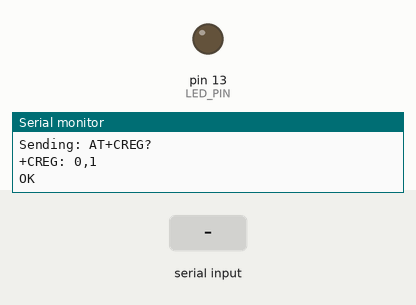
Bench run of a sketch on a simulated Arduino Uno, built with avr-gcc and run on an emulated ATmega328P. On the bench: output pins drawn as LEDs (lit = HIGH), the last lines printed to the serial monitor. The inputs (shaded band) are chosen by the test bench. The modem accepts every AT command (registered, SIM ready, sends succeed) and sends nothing else; pins used as bus, display or sensor lines are not drawn.

Above: at 8.8 s.
8.9 s: "ERROR" received over the second serial link
At 9.4 s:
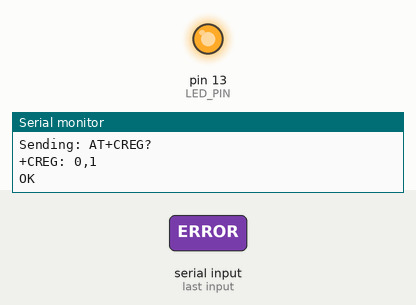
Timing chart, 0 to 17.9 s (numbered marks = the images above; inputs shaded):
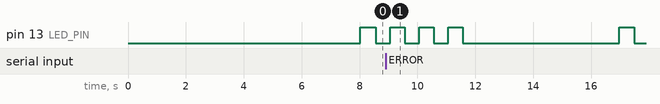

The sketch:

simple_gprs_test_tm.ino
```cpp
// Simple GPRS Test for Touch Mobile (TM) Philippines
// Tests SIM800A/SIM800L module initialization
// LED blinks every 3 seconds during timeout periods

#include <SoftwareSerial.h>

// Pin Configuration
SoftwareSerial sim800(7, 8);  // RX=7, TX=8 (connect to SIM800 TX, RX respectively)
#define LED_PIN 13             // Built-in LED on most Arduino boards
#define SIM_POWER_PIN 9        // Optional: SIM800 power control pin

// Touch Mobile (TM) APN Settings
const char* apnName = "internet";     // TM's APN
const char* apnUser = "";             // Usually empty for TM
const char* apnPass = "";             // Usually empty for TM

// Test Configuration
const unsigned long TIMEOUT_3SEC = 3000;
const unsigned long BLINK_INTERVAL = 500;  // LED blink rate
bool ledState = false;
unsigned long lastBlink = 0;

void setup() {
  Serial.begin(9600);
  sim800.begin(9600);

  pinMode(LED_PIN, OUTPUT);
  pinMode(SIM_POWER_PIN, OUTPUT);

  Serial.println(F("=== Touch Mobile GPRS Test ==="));
  Serial.println(F("Initializing SIM800 module..."));

  // Power cycle the SIM800 module
  powerCycleSIM800();

  // Wait for module to start
  delay(5000);

  // Test basic communication
  testBasicCommunication();

  // Test network registration
  testNetworkRegistration();

  // Test GPRS initialization
  testGPRSInitialization();

  // Test internet connectivity
  testInternetConnectivity();

  Serial.println(F("=== Test Complete ==="));
}

void loop() {
  // Blink LED to show Arduino is running
  blinkLED();

  // Optional: Repeat tests every 30 seconds
  static unsigned long lastTest = 0;
  if (millis() - lastTest > 30000) {
    Serial.println(F("\n--- Repeating connectivity test ---"));
    testInternetConnectivity();
    lastTest = millis();
  }

  delay(100);
}

void powerCycleSIM800() {
  Serial.println(F("Power cycling SIM800..."));
  digitalWrite(SIM_POWER_PIN, LOW);
  delay(1000);
  digitalWrite(SIM_POWER_PIN, HIGH);
  delay(2000);
  digitalWrite(SIM_POWER_PIN, LOW);
  Serial.println(F("SIM800 power cycle complete"));
}

void blinkLED() {
  if (millis() - lastBlink >= BLINK_INTERVAL) {
    ledState = !ledState;
    digitalWrite(LED_PIN, ledState);
    lastBlink = millis();
  }
}

bool sendATCommand(const char* command, const char* expectedResponse, unsigned long timeout = TIMEOUT_3SEC) {
  Serial.print(F("Sending: "));
  Serial.println(command);

  sim800.println(command);

  unsigned long startTime = millis();
  String response = "";

  while (millis() - startTime < timeout) {
    blinkLED(); // Blink LED during timeout

    while (sim800.available()) {
      char c = sim800.read();
      response += c;
      Serial.print(c);
    }

    if (response.indexOf(expectedResponse) >= 0) {
      Serial.println(F(" -> SUCCESS"));
      return true;
    }

    if (response.indexOf("ERROR") >= 0) {
      Serial.println(F(" -> ERROR"));
      return false;
    }

    delay(100);
  }

  Serial.println(F(" -> TIMEOUT"));
  return false;
}

void testBasicCommunication() {
  Serial.println(F("\n1. Testing Basic Communication..."));

  // Test AT command
  if (sendATCommand("AT", "OK")) {
    Serial.println(F("✓ SIM800 is responding"));
  } else {
    Serial.println(F("✗ SIM800 not responding - check wiring"));
    return;
  }

  // Check SIM card
  if (sendATCommand("AT+CPIN?", "READY")) {
    Serial.println(F("✓ SIM card detected"));
  } else {
    Serial.println(F("✗ SIM card not detected or PIN required"));
  }

  // Check signal quality
  Serial.println(F("Checking signal quality..."));
  sendATCommand("AT+CSQ", "OK");

  // Check operator
  Serial.println(F("Checking network operator..."));
  sendATCommand("AT+COPS?", "OK");
}

void testNetworkRegistration() {
  Serial.println(F("\n2. Testing Network Registration..."));

  // Set network registration report
  sendATCommand("AT+CREG=1", "OK");

  // Check registration status
  for (int attempt = 0; attempt < 10; attempt++) {
    Serial.print(F("Registration attempt "));
    Serial.print(attempt + 1);
    Serial.println(F("/10"));

    if (sendATCommand("AT+CREG?", "+CREG: 1,1") ||
        sendATCommand("AT+CREG?", "+CREG: 1,5")) {
      Serial.println(F("✓ Registered to Touch Mobile network"));
      return;
    }

    Serial.println(F("Waiting for network registration..."));
    delay(5000);
  }

  Serial.println(F("✗ Failed to register to network"));
}

void testGPRSInitialization() {
  Serial.println(F("\n3. Testing GPRS Initialization..."));

  // Set APN
  Serial.print(F("Setting APN to: "));
  Serial.println(apnName);

  String apnCommand = "AT+CSTT=\"";
  apnCommand += apnName;
  apnCommand += "\",\"";
  apnCommand += apnUser;
  apnCommand += "\",\"";
  apnCommand += apnPass;
  apnCommand += "\"";

  if (sendATCommand(apnCommand.c_str(), "OK")) {
    Serial.println(F("✓ APN configured"));
  } else {
    Serial.println(F("✗ APN configuration failed"));
    return;
  }

  // Start task
  if (sendATCommand("AT+CIICR", "OK", 10000)) {
    Serial.println(F("✓ GPRS task started"));
  } else {
    Serial.println(F("✗ GPRS task failed"));
    return;
  }

  // Get IP address
  Serial.println(F("Getting IP address..."));
  if (sendATCommand("AT+CIFSR", ".", 5000)) {
    Serial.println(F("✓ IP address obtained"));
  } else {
    Serial.println(F("✗ Failed to get IP address"));
  }
}

void testInternetConnectivity() {
  Serial.println(F("\n4. Testing Internet Connectivity..."));

  // Test connection to Google DNS
  if (sendATCommand("AT+CIPSTART=\"TCP\",\"8.8.8.8\",53", "CONNECT OK", 10000)) {
    Serial.println(F("✓ TCP connection to Google DNS successful"));

    // Close connection
    sendATCommand("AT+CIPCLOSE", "CLOSE OK", TIMEOUT_3SEC);
  } else {
    Serial.println(F("✗ TCP connection failed"));
  }

  // Test HTTP request to a simple API
  Serial.println(F("Testing HTTP request..."));
  if (sendATCommand("AT+CIPSTART=\"TCP\",\"httpbin.org\",80", "CONNECT OK", 10000)) {
    Serial.println(F("✓ Connected to httpbin.org"));

    // Send HTTP request
    if (sendATCommand("AT+CIPSEND=50", ">", TIMEOUT_3SEC)) {
      sim800.print("GET /ip HTTP/1.1\r\nHost: httpbin.org\r\n\r\n");

      delay(3000);

      // Read response
      Serial.println(F("HTTP Response:"));
      while (sim800.available()) {
        Serial.write(sim800.read());
      }

      Serial.println(F("\n✓ HTTP request completed"));
    }

    // Close connection
    sendATCommand("AT+CIPCLOSE", "CLOSE OK", TIMEOUT_3SEC);
  } else {
    Serial.println(F("✗ HTTP connection failed"));
  }
}
```
